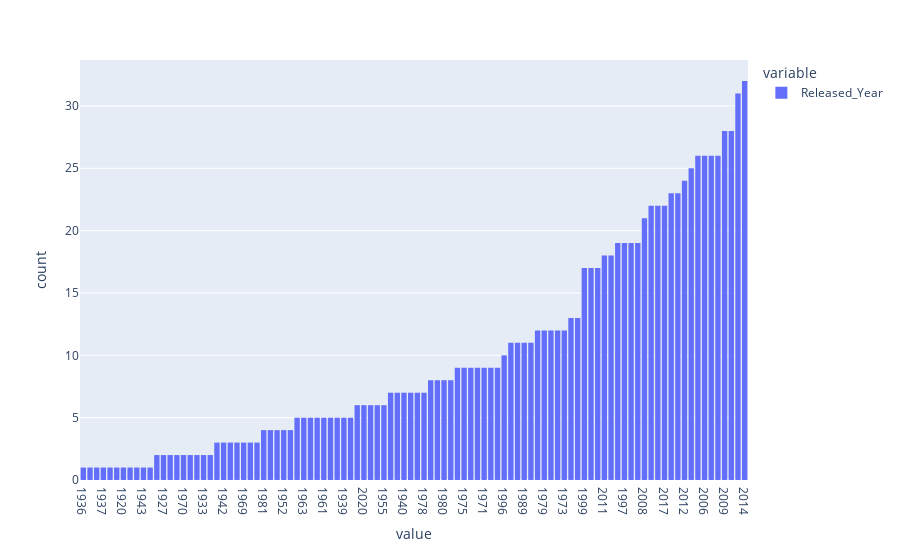

This figure's notebook cell:
### Code cell
fig = px.histogram(df['Released_Year'])
fig.update_layout(barmode='stack', xaxis={'categoryorder': 'total ascending'})

### Figure 1 — Plotly figure (JSON) as saved in the notebook; plotly's stock layout.template omitted (floating-point values rounded to 4 significant figures; data arrays with more than 128 entries replaced by an {"elided": "..."} marker saying what was removed)
{"data": [{"alignmentgroup": "True", "bingroup": "x", "hovertemplate": "variable=Released_Year<br>value=%{x}<br>count=%{y}<extra></extra>", "legendgroup": "Released_Year", "marker": {"color": "#636efa", "pattern": {"shape": ""}}, "name": "Released_Year", "offsetgroup": "Released_Year", "orientation": "v", "showlegend": true, "type": "histogram", "x": {"elided": "990 str values"}, "xaxis": "x", "yaxis": "y"}], "layout": {"barmode": "stack", "legend": {"title": {"text": "variable"}, "tracegroupgap": 0}, "margin": {"t": 60}, "xaxis": {"anchor": "y", "categoryorder": "total ascending", "domain": [0, 1], "title": {"text": "value"}}, "yaxis": {"anchor": "x", "domain": [0, 1], "title": {"text": "count"}}}}
